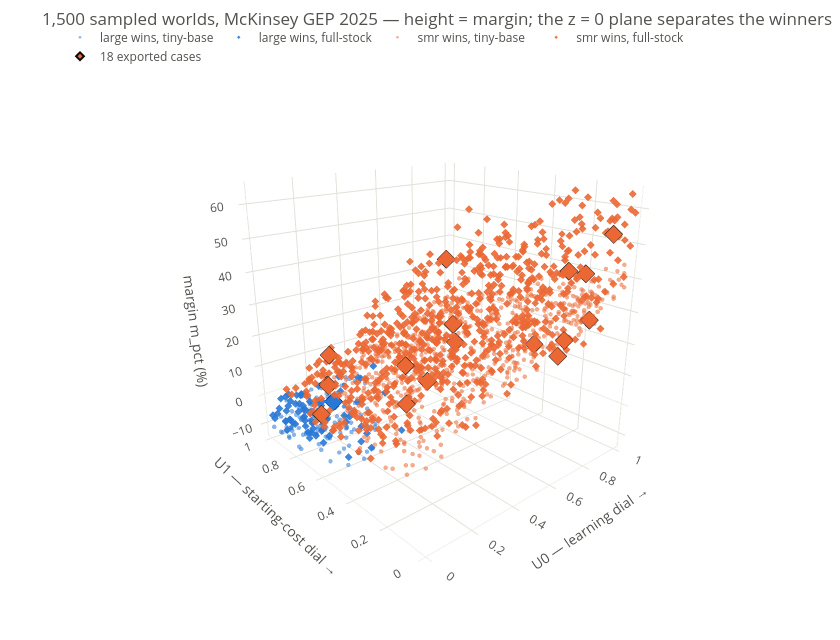

Notebook source saved alongside this figure:
### Code cell
# Every point is one world. Subsample for a responsive plot; hover for the full draw.
d = D[REP]
rng = np.random.default_rng(0)
idx = np.sort(rng.choice(len(d), 1500, replace=False))
sub = d.iloc[idx]
cd = sub[["lr_large", "lr_smr", "boak_large", "boak_smr", "n_vendors", "conv_full",
          "dur_lambda", "dur_z", "m_usd"]].round(3).to_numpy()
ht = ("U0 %{x:.2f} | U1 %{y:.2f} | margin %{z:.1f}%<br>"
      "lr %{customdata[0]:.3f}/%{customdata[1]:.3f} | BOAK %{customdata[2]:,.0f}/%{customdata[3]:,.0f}<br>"
      "vendors %{customdata[4]} | conv_full %{customdata[5]} | dur λ %{customdata[6]:.2f} "
      "z %{customdata[7]:.2f}<br>margin %{customdata[8]:,.0f} $/kW<extra>%{text}</extra>")

fig = go.Figure()
for tech in TECHS:
    for conv, sym in ((0, "circle"), (1, "diamond")):
        mk = ((sub["winner"] == tech) & (sub["conv_full"] == conv)).to_numpy()
        if not mk.any():
            continue
        fig.add_trace(go.Scatter3d(
            x=sub.loc[mk, "U0"], y=sub.loc[mk, "U1"], z=sub.loc[mk, "m_pct"], mode="markers",
            name=f"{tech} wins, {'full-stock' if conv else 'tiny-base'}",
            text=[f"{tech} wins"] * mk.sum(), customdata=cd[mk],
            marker=dict(size=2.6, color=TECH_COLOR[tech], symbol=sym,
                        opacity=0.55 if conv == 0 else 0.9),
            hovertemplate=ht))

cs = SELECTED.reset_index()
fig.add_trace(go.Scatter3d(
    x=[D[r["schedule"]].loc[int(r["draw"]), "U0"] for _, r in cs.iterrows()],
    y=[D[r["schedule"]].loc[int(r["draw"]), "U1"] for _, r in cs.iterrows()],
    z=[D[r["schedule"]].loc[int(r["draw"]), "m_pct"] for _, r in cs.iterrows()],
    mode="markers", name="18 exported cases",
    text=[f"{r['case']} ({r['percentile']}, winner {r['winner']})" for _, r in cs.iterrows()],
    marker=dict(size=6, color=[TECH_COLOR[w] for w in cs["winner"]], symbol="diamond",
                line=dict(color=INK, width=2)),
    hovertemplate="%{text}<br>U0 %{x:.2f} | U1 %{y:.2f} | margin %{z:.1f}%<extra></extra>"))

ps.plotly_layout(fig, title=f"1,500 sampled worlds, {REP} — height = margin; "
                            "the z = 0 plane separates the winners",
                 width=840, height=640)
fig.update_layout(legend=dict(orientation="h", y=1.05))  # ps.plotly_layout owns `legend=`; merge after
fig.update_layout(scene=dict(
    xaxis=dict(title="U0 — learning dial →", gridcolor=GRID, backgroundcolor=SURFACE),
    yaxis=dict(title="U1 — starting-cost dial →", gridcolor=GRID, backgroundcolor=SURFACE),
    zaxis=dict(title="margin m_pct (%)", gridcolor=GRID, backgroundcolor=SURFACE),
    camera=dict(eye=dict(x=-1.5, y=-1.7, z=0.8))))
fig.show()

### Figure 1 — Plotly figure (JSON) as saved in the notebook; plotly's stock layout.template omitted (floating-point values rounded to 4 significant figures; data arrays with more than 128 entries replaced by an {"elided": "..."} marker saying what was removed)
{"data": [{"customdata": {"elided": "124x9 float values"}, "hovertemplate": "U0 %{x:.2f} | U1 %{y:.2f} | margin %{z:.1f}%<br>lr %{customdata[0]:.3f}/%{customdata[1]:.3f} | BOAK %{customdata[2]:,.0f}/%{customdata[3]:,.0f}<br>vendors %{customdata[4]} | conv_full %{customdata[5]} | dur λ %{customdata[6]:.2f} z %{customdata[7]:.2f}<br>margin %{customdata[8]:,.0f} $/kW<extra>%{text}</extra>", "marker": {"color": "#2a78d6", "opacity": 0.55, "size": 2.6, "symbol": "circle"}, "mode": "markers", "name": "large wins, tiny-base", "text": ["large wins", "large wins", "large wins", "large wins", "large wins", "large wins", "large wins", "large wins", "large wins", "large wins", "large wins", "large wins", "large wins", "large wins", "large wins", "large wins", "large wins", "large wins", "large wins", "large wins", "large wins", "large wins", "large wins", "large wins", "large wins", "large wins", "large wins", "large wins", "large wins", "large wins", "large wins", "large wins", "large wins", "large wins", "large wins", "large wins", "large wins", "large wins", "large wins", "large wins", "large wins", "large wins", "large wins", "large wins", "large wins", "large wins", "large wins", "large wins", "large wins", "large wins", "large wins", "large wins", "large wins", "large wins", "large wins", "large wins", "large wins", "large wins", "large wins", "large wins", "large wins", "large wins", "large wins", "large wins", "large wins", "large wins", "large wins", "large wins", "large wins", "large wins", "large wins", "large wins", "large wins", "large wins", "large wins", "large wins", "large wins", "large wins", "large wins", "large wins", "large wins", "large wins", "large wins", "large wins", "large wins", "large wins", "large wins", "large wins", "large wins", "large wins", "large wins", "large wins", "large wins", "large wins", "large wins", "large wins", "large wins", "large wins", "large wins", "large wins", "large wins", "large wins", "large wins", "large wins", "large wins", "large wins", "large wins", "large wins", "large wins", "large wins", "large wins", "large wins", "large wins", "large wins", "large wins", "large wins", "large wins", "large wins", "large wins", "large wins", "large wins", "large wins", "large wins", "large wins"], "type": "scatter3d", "x": [0.06281, 0.1984, 0.1668, 0.07272, 0.006759, 0.3685, 0.09383, 0.04403, 0.07874, 0.201, 0.1479, 0.04641, 0.3473, 0.2615, 0.18, 0.06263, 0.1158, 0.321, 0.2602, 0.08278, 0.07092, 0.1975, 0.04581, 0.1055, 0.01258, 0.0841, 0.2219, 0.1248, 0.03238, 0.05262, 0.2076, 0.05564, 0.01891, 0.2458, 0.1257, 0.1637, 0.03027, 0.2011, 0.0513, 0.01984, 0.151, 0.1405, 0.06232, 0.06291, 0.05925, 0.05964, 0.1937, 0.1878, 0.2384, 0.1228, 0.1033, 0.1217, 0.208, 0.002388, 0.1443, 0.08221, 0.2105, 0.08068, 0.001256, 0.02563, 0.1465, 0.3409, 0.01994, 0.07085, 0.1612, 0.1355, 0.2369, 0.0139, 0.2092, 0.07101, 0.2235, 0.0468, 0.2407, 0.06861, 0.05855, 0.09172, 0.2398, 0.09442, 0.1373, 0.1371, 0.0213, 0.2508, 0.3614, 0.2468, 0.09381, 0.1598, 0.2016, 0.1124, 0.2604, 0.002243, 0.1321, 0.1573, 0.1613, 0.01764, 0.2194, 0.0399, 0.09432, 0.38, 0.3331, 0.01768, 0.03849, 0.173, 0.3021, 0.06409, 0.1205, 0.0773, 0.2338, 0.3751, 0.1546, 0.342, 0.09803, 0.1245, 0.1957, 0.09037, 0.03584, 0.243, 0.165, 0.09435, 0.05459, 0.0193, 0.2177, 0.06154, 0.004339, 0.1121], "y": [0.7536, 0.6946, 0.4855, 0.6442, 0.6117, 0.9118, 0.8886, 0.7871, 0.9979, 0.9305, 0.93, 0.9077, 0.9683, 0.7974, 0.6749, 0.7661, 0.5492, 0.9283, 0.7189, 0.7052, 0.9426, 0.8573, 0.7852, 0.9355, 0.4394, 0.9958, 0.7632, 0.7768, 0.4016, 0.7176, 0.9734, 0.9338, 0.5061, 0.6352, 0.7007, 0.9387, 0.3963, 0.8756, 0.9035, 0.8069, 0.656, 0.7685, 0.7783, 0.6391, 0.7736, 0.5379, 0.5784, 0.518, 0.7221, 0.7608, 0.9689, 0.9768, 0.8806, 0.9767, 0.8717, 0.965, 0.6416, 0.7584, 0.9038, 0.3574, 0.6482, 0.7163, 0.7918, 0.671, 0.9347, 0.6272, 0.804, 0.93, 0.5435, 0.6835, 0.7779, 0.876, 0.8108, 0.8587, 0.7316, 0.4358, 0.9808, 0.4036, 0.8954, 0.9485, 0.9051, 0.894, 0.9757, 0.8744, 0.9218, 0.7377, 0.7177, 0.8112, 0.6696, 0.8489, 0.5937, 0.8809, 0.7205, 0.5687, 0.9837, 0.9042, 0.7137, 0.8537, 0.9657, 0.6459, 0.937, 0.9749, 0.9653, 0.9495, 0.655, 0.5463, 0.9058, 0.9676, 0.9291, 0.957, 0.5767, 0.8299, 0.9912, 0.8389, 0.8879, 0.6405, 0.8152, 0.8998, 0.8632, 0.9525, 0.7158, 0.5051, 0.8562, 0.5629], "z": [-7.255, -2.063, -0.3772, -3.839, -6.312, -0.8853, -3.397, -7.918, -3.351, -5.18, -2.169, -10.57, -3.386, -2.182, -1.066, -4.246, -0.7883, -1.606, -0.833, -4.76, -5.374, -1.845, -7.177, -9.102, -5.379, -10.17, -0.827, -4.441, -0.9646, -5.954, -4.875, -10.4, -3.964, -1.245, -3.49, -4.648, -0.7062, -0.5492, -12.0, -12.15, -4.134, -4.466, -7.69, -5.041, -7.762, -5.0, -2.553, -0.8583, -0.4193, -1.67, -8.279, -6.352, -1.988, -10.12, -5.928, -10.95, -1.389, -6.32, -4.262, -1.011, -4.24, -0.9277, -12.43, -6.314, -5.169, -0.1406, -7.509, -10.97, -1.271, -6.13, -2.854, -7.17, -4.251, -11.05, -6.213, -3.492, -2.343, -1.468, -5.368, -6.545, -9.979, -3.222, -1.036, -1.498, -7.665, -3.408, -1.256, -5.857, -1.423, -9.923, -0.4351, -5.206, -4.153, -8.91, -7.755, -9.373, -4.72, -0.4914, -3.194, -5.918, -9.914, -6.25, -1.644, -8.43, -5.329, -2.277, -2.624, -1.76, -6.608, -3.019, -0.8746, -8.864, -2.085, -5.903, -8.555, -1.381, -6.807, -7.557, -8.423, -11.61, -2.076, -3.013, -9.789, -1.951]}, {"customdata": {"elided": "72x9 float values"}, "hovertemplate": "U0 %{x:.2f} | U1 %{y:.2f} | margin %{z:.1f}%<br>lr %{customdata[0]:.3f}/%{customdata[1]:.3f} | BOAK %{customdata[2]:,.0f}/%{customdata[3]:,.0f}<br>vendors %{customdata[4]} | conv_full %{customdata[5]} | dur λ %{customdata[6]:.2f} z %{customdata[7]:.2f}<br>margin %{customdata[8]:,.0f} $/kW<extra>%{text}</extra>", "marker": {"color": "#2a78d6", "opacity": 0.9, "size": 2.6, "symbol": "diamond"}, "mode": "markers", "name": "large wins, full-stock", "text": ["large wins", "large wins", "large wins", "large wins", "large wins", "large wins", "large wins", "large wins", "large wins", "large wins", "large wins", "large wins", "large wins", "large wins", "large wins", "large wins", "large wins", "large wins", "large wins", "large wins", "large wins", "large wins", "large wins", "large wins", "large wins", "large wins", "large wins", "large wins", "large wins", "large wins", "large wins", "large wins", "large wins", "large wins", "large wins", "large wins", "large wins", "large wins", "large wins", "large wins", "large wins", "large wins", "large wins", "large wins", "large wins", "large wins", "large wins", "large wins", "large wins", "large wins", "large wins", "large wins", "large wins", "large wins", "large wins", "large wins", "large wins", "large wins", "large wins", "large wins", "large wins", "large wins", "large wins", "large wins", "large wins", "large wins", "large wins", "large wins", "large wins", "large wins", "large wins", "large wins"], "type": "scatter3d", "x": [0.3896, 0.03367, 0.08723, 0.08585, 0.1068, 0.04294, 0.05468, 0.07242, 0.4173, 0.005008, 0.1366, 0.102, 0.05919, 0.01519, 0.232, 0.01482, 0.2819, 0.0687, 0.07092, 0.05828, 0.1511, 0.242, 0.1503, 0.001797, 0.01619, 0.01534, 0.09297, 0.07702, 0.03181, 0.1546, 0.4197, 0.05438, 0.1184, 0.0584, 0.009623, 0.3322, 0.05718, 0.1357, 0.05631, 0.1357, 0.02173, 0.07189, 0.01445, 0.1264, 0.01256, 0.01787, 0.006849, 0.07176, 0.2812, 0.09215, 0.002551, 0.1514, 0.08043, 0.09792, 0.1847, 0.2055, 0.04285, 0.1315, 0.08179, 0.1573, 0.3923, 0.1216, 0.1513, 0.1336, 0.18, 0.08837, 0.1871, 0.5222, 0.03118, 0.07573, 0.04762, 0.005204], "y": [0.7135, 0.8165, 0.8041, 0.9885, 0.8522, 0.9364, 0.7671, 0.7961, 0.9613, 0.8186, 0.6342, 0.9507, 0.8184, 0.8589, 0.9897, 0.8166, 0.7714, 0.9029, 0.8365, 0.7573, 0.9941, 0.4229, 0.8566, 0.8622, 0.6078, 0.4391, 0.9911, 0.385, 0.5893, 0.9797, 0.9447, 0.9291, 0.947, 0.762, 0.9509, 0.986, 0.9443, 0.9461, 0.732, 0.8698, 0.6261, 0.7085, 0.7174, 0.949, 0.8897, 0.9008, 0.9724, 0.8447, 0.8966, 0.8864, 0.6863, 0.8303, 0.8924, 0.4785, 0.602, 0.8182, 0.7871, 0.8959, 0.753, 0.527, 0.7271, 0.7526, 0.6312, 0.9689, 0.7141, 0.7289, 0.9035, 0.9896, 0.9733, 0.9985, 0.9852, 0.9854], "z": [-0.01673, -0.9147, -7.656, -1.048, -0.289, -4.389, -6.87, -1.568, -2.026, -3.792, -1.613, -0.7058, -3.222, -4.261, -1.703, -4.543, -2.498, -1.505, -7.396, -3.604, -7.016, -0.5882, -1.296, -7.62, -4.175, -3.031, -3.702, -0.07994, -1.835, -8.175, -2.003, -7.555, -1.058, -2.832, -4.887, -0.402, -3.197, -1.09, -7.029, -6.347, -1.092, -4.584, -4.189, -1.202, -5.675, -6.289, -7.161, -1.828, -2.147, -6.485, -4.826, -0.8555, -1.548, -1.886, -3.285, -3.457, -3.298, -6.285, -1.056, -2.503, -0.7506, -3.949, -0.07996, -1.516, -2.957, -3.885, -5.178, -0.7987, -4.258, -2.028, -1.56, -6.358]}, {"customdata": {"elided": "628x9 float values"}, "hovertemplate": "U0 %{x:.2f} | U1 %{y:.2f} | margin %{z:.1f}%<br>lr %{customdata[0]:.3f}/%{customdata[1]:.3f} | BOAK %{customdata[2]:,.0f}/%{customdata[3]:,.0f}<br>vendors %{customdata[4]} | conv_full %{customdata[5]} | dur λ %{customdata[6]:.2f} z %{customdata[7]:.2f}<br>margin %{customdata[8]:,.0f} $/kW<extra>%{text}</extra>", "marker": {"color": "#eb6834", "opacity": 0.55, "size": 2.6, "symbol": "circle"}, "mode": "markers", "name": "smr wins, tiny-base", "text": {"elided": "628 str values"}, "type": "scatter3d", "x": {"elided": "628 float values"}, "y": {"elided": "628 float values"}, "z": {"elided": "628 float values"}}, {"customdata": {"elided": "676x9 float values"}, "hovertemplate": "U0 %{x:.2f} | U1 %{y:.2f} | margin %{z:.1f}%<br>lr %{customdata[0]:.3f}/%{customdata[1]:.3f} | BOAK %{customdata[2]:,.0f}/%{customdata[3]:,.0f}<br>vendors %{customdata[4]} | conv_full %{customdata[5]} | dur λ %{customdata[6]:.2f} z %{customdata[7]:.2f}<br>margin %{customdata[8]:,.0f} $/kW<extra>%{text}</extra>", "marker": {"color": "#eb6834", "opacity": 0.9, "size": 2.6, "symbol": "diamond"}, "mode": "markers", "name": "smr wins, full-stock", "text": {"elided": "676 str values"}, "type": "scatter3d", "x": {"elided": "676 float values"}, "y": {"elided": "676 float values"}, "z": {"elided": "676 float values"}}, {"hovertemplate": "%{text}<br>U0 %{x:.2f} | U1 %{y:.2f} | margin %{z:.1f}%<extra></extra>", "marker": {"color": ["#eb6834", "#eb6834", "#eb6834", "#eb6834", "#eb6834", "#eb6834", "#eb6834", "#eb6834", "#eb6834", "#eb6834", "#eb6834", "#2a78d6", "#eb6834", "#eb6834", "#eb6834", "#eb6834", "#eb6834", "#eb6834"], "line": {"color": "#0b0b0b", "width": 2}, "size": 6, "symbol": "diamond"}, "mode": "markers", "name": "18 exported cases", "text": ["eia_p05 (p05, winner smr)", "eia_p50 (p50, winner smr)", "eia_p95 (p95, winner smr)", "aj_p05 (p05, winner smr)", "aj_p50 (p50, winner smr)", "aj_p95 (p95, winner smr)", "iaea_p05 (p05, winner smr)", "iaea_p50 (p50, winner smr)", "iaea_p95 (p95, winner smr)", "mck_p05 (p05, winner smr)", "mck_p50 (p50, winner smr)", "mck_p95 (p95, winner large)", "cop28_p05 (p05, winner smr)", "cop28_p50 (p50, winner smr)", "cop28_p95 (p95, winner smr)", "eo_p05 (p05, winner smr)", "eo_p50 (p50, winner smr)", "eo_p95 (p95, winner smr)"], "type": "scatter3d", "x": [0.7486, 0.2265, 0.9179, 0.8102, 0.4098, 0.2355, 0.7819, 0.3069, 0.07603, 0.6834, 0.8734, 0.1994, 0.8881, 0.8332, 0.1926, 0.974, 0.4681, 0.2523], "y": [0.1161, 0.3726, 0.8634, 0.1371, 0.4722, 0.9234, 0.0112, 0.476, 0.7146, 0.04132, 0.3377, 0.823, 0.01254, 0.8364, 0.8458, 0.1795, 0.3915, 0.9241], "z": [18.85, 9.503, 3.358, 42.84, 9.522, 0.521, 31.32, 16.65, 0.2137, 26.62, 15.12, -1.801, 53.97, 36.05, 3.318, 39.19, 27.99, 10.5]}], "layout": {"font": {"color": "#52514e", "size": 12}, "height": 640, "legend": {"bgcolor": "rgba(0,0,0,0)", "borderwidth": 0, "orientation": "h", "y": 1.05}, "margin": {"b": 45, "l": 60, "r": 20, "t": 50}, "paper_bgcolor": "#ffffff", "plot_bgcolor": "#ffffff", "scene": {"camera": {"eye": {"x": -1.5, "y": -1.7, "z": 0.8}}, "xaxis": {"backgroundcolor": "#ffffff", "gridcolor": "#e1e0d9", "title": {"text": "U0 — learning dial →"}}, "yaxis": {"backgroundcolor": "#ffffff", "gridcolor": "#e1e0d9", "title": {"text": "U1 — starting-cost dial →"}}, "zaxis": {"backgroundcolor": "#ffffff", "gridcolor": "#e1e0d9", "title": {"text": "margin m_pct (%)"}}}, "title": {"text": "1,500 sampled worlds, McKinsey GEP 2025 — height = margin; the z = 0 plane separates the winners"}, "width": 840, "xaxis": {"gridcolor": "#e1e0d9", "linecolor": "#c3c2b7", "tickfont": {"color": "#898781"}, "title": {"font": {"color": "#52514e"}}, "zerolinecolor": "#c3c2b7"}, "yaxis": {"gridcolor": "#e1e0d9", "linecolor": "#c3c2b7", "tickfont": {"color": "#898781"}, "title": {"font": {"color": "#52514e"}}, "zerolinecolor": "#c3c2b7"}}}
